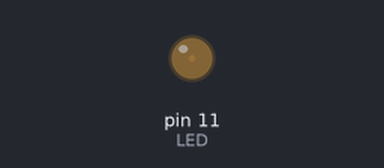
A sketch run on a simulated Arduino Uno, built with avr-gcc and run on an emulated ATmega328P. Parts: output pins drawn as LEDs (lit = HIGH).

Above: at 0.05 s.
At 0.4 s:
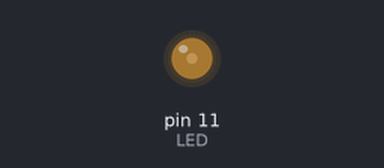
At 0.8 s:
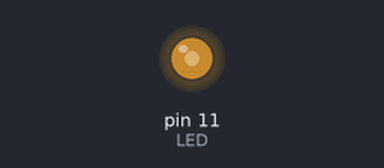
At 1.55 s:
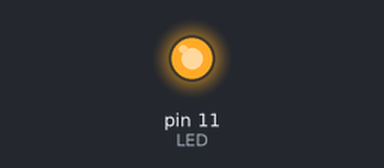
Timing chart, 0 to 3.6 s (numbered marks = the images above):
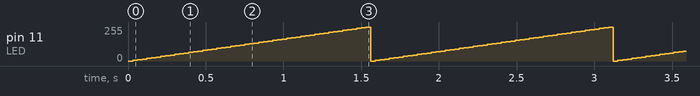

Measured:
- by itself, pin 11 (LED): ramps from 0/255 to 255/255 and jumps back, once every 1.6 s

The sketch:

led_sang_dan.ino
```cpp
int brightness = 0;
int LED=11;
void setup()
{
  pinMode(LED, OUTPUT);
}

void loop()
{
  for (brightness = 0; brightness <=255 ; brightness +=5){
    analogWrite(LED,brightness);
    delay(30);
  }
  for (brightness = 255; brightness <=0 ; brightness -=5) {
  analogWrite(LED,brightness);
    delay(30);
}
}
```
